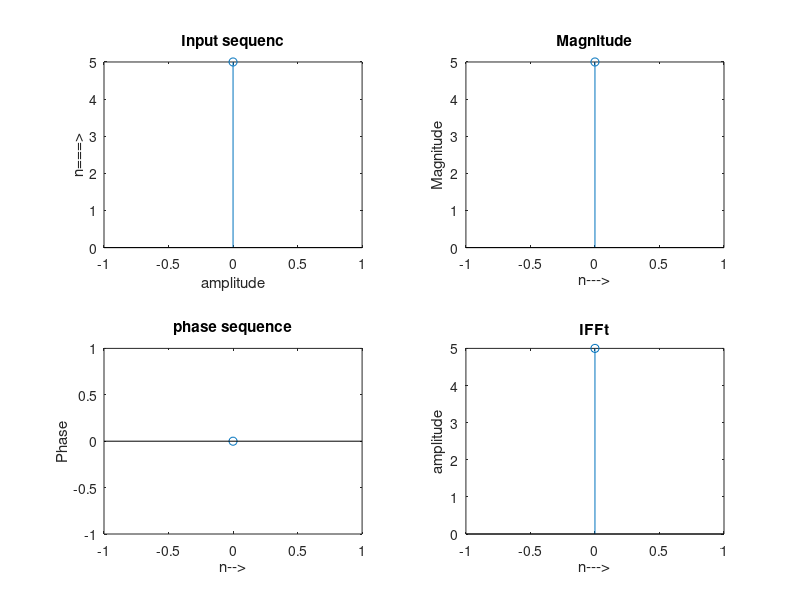

Write MATLAB code to recreate this figure.
x=input('Enter the sequence x(n)')
N=length(x);
xk=fft(x,N);
ixk=ifft(xk);
%plot input sequence
t=0:N-1
subplot(221)
stem(t,x);
title('Input sequenc');
xlabel('amplitude');
ylabel('n===>');

%plot magnitude
subplot(222)
stem(t,abs(xk));
title('Magnitude');
xlabel('n--->');
ylabel('Magnitude');


%phase plot
subplot(223)
stem(t,angle(xk));
title('phase sequence')
xlabel('n-->');
ylabel('Phase');


%IFFT
subplot(224)
stem(t,ixk);
title('IFFt');
xlabel('n--->');
ylabel('amplitude');

disp(xk)
disp(ixk)
